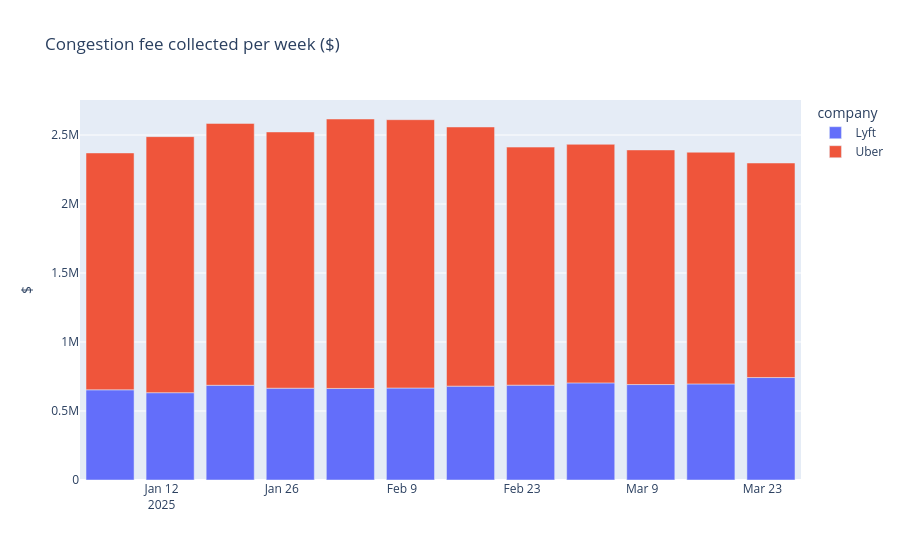

The notebook cell this image was saved under:
### Markdown cell above
## 4. Fee collected

### Code cell
fees = weekly[weekly["pickup_week"] >= "2025-01-06"].groupby(["pickup_week", "company"])["cbd_fee"].sum().reset_index()
px.bar(fees, x="pickup_week", y="cbd_fee", color="company", title="Congestion fee collected per week ($)",
       labels={"cbd_fee": "$", "pickup_week": ""}).show()
print(f"Total collected Jan–Mar 2025: ${fees['cbd_fee'].sum():,.0f}")

### Figure 1 — Plotly figure (JSON) as saved in the notebook; plotly's stock layout.template omitted (floating-point values rounded to 4 significant figures)
{"data": [{"hovertemplate": "company=Lyft<br>=%{x}<br>$=%{y}<extra></extra>", "legendgroup": "Lyft", "marker": {"color": "#636efa", "pattern": {"shape": ""}}, "name": "Lyft", "orientation": "v", "showlegend": true, "textposition": "auto", "type": "bar", "x": ["2025-01-06", "2025-01-13", "2025-01-20", "2025-01-27", "2025-02-03", "2025-02-10", "2025-02-17", "2025-02-24", "2025-03-03", "2025-03-10", "2025-03-17", "2025-03-24"], "xaxis": "x", "y": [653600.0, 632800.0, 686400.0, 665400.0, 663600.0, 666700.0, 680300.0, 687300.0, 703700.0, 691600.0, 696300.0, 742500.0], "yaxis": "y"}, {"hovertemplate": "company=Uber<br>=%{x}<br>$=%{y}<extra></extra>", "legendgroup": "Uber", "marker": {"color": "#EF553B", "pattern": {"shape": ""}}, "name": "Uber", "orientation": "v", "showlegend": true, "textposition": "auto", "type": "bar", "x": ["2025-01-06", "2025-01-13", "2025-01-20", "2025-01-27", "2025-02-03", "2025-02-10", "2025-02-17", "2025-02-24", "2025-03-03", "2025-03-10", "2025-03-17", "2025-03-24"], "xaxis": "x", "y": [1717000.0, 1856000.0, 1898000.0, 1857000.0, 1953000.0, 1944000.0, 1878000.0, 1725000.0, 1729000.0, 1700000.0, 1679000.0, 1555000.0], "yaxis": "y"}], "layout": {"barmode": "relative", "legend": {"title": {"text": "company"}, "tracegroupgap": 0}, "title": {"text": "Congestion fee collected per week ($)"}, "xaxis": {"anchor": "y", "domain": [0, 1], "title": {"text": ""}}, "yaxis": {"anchor": "x", "domain": [0, 1], "title": {"text": "$"}}}}
